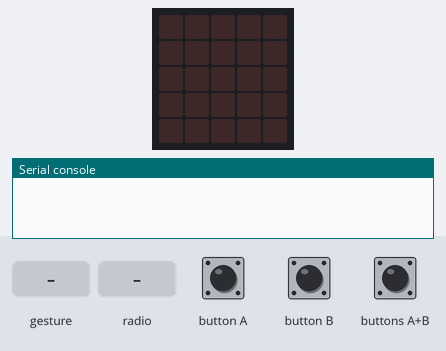
Bench run of a program on a simulated BBC micro:bit (MakeCode). Parts: the board's 5×5 LED display, the last lines printed to the serial console. Inputs (shaded band) come from the test bench. No radio messages arrive unless stated (any console line starting 'radio sent:' is added by the test bench); a tilt is held for 1.5 s and a shake lasts 1 s, then the board lies face up again.

Above: at 1.2 s.
1.3 s: button A pressed for 0.15 s
At 2.2 s:
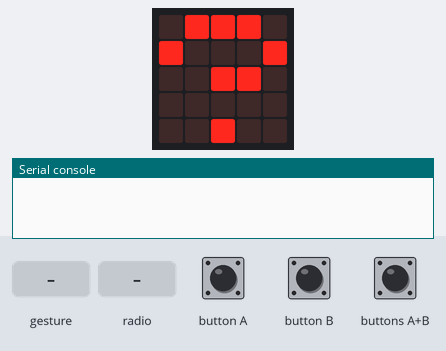
2.9 s: gesture 'screen down'
At 4.0 s:
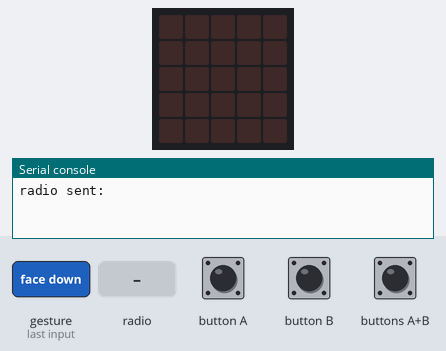
4.5 s: button B pressed for 0.15 s
At 5.8 s:
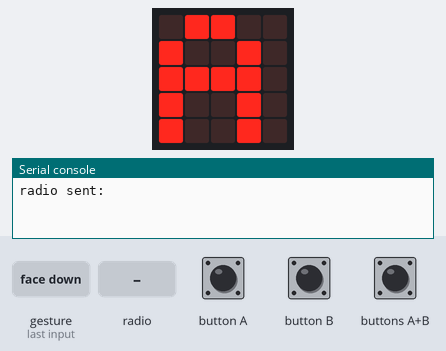
6.1 s: radio message "1" arrives
At 7.3 s:
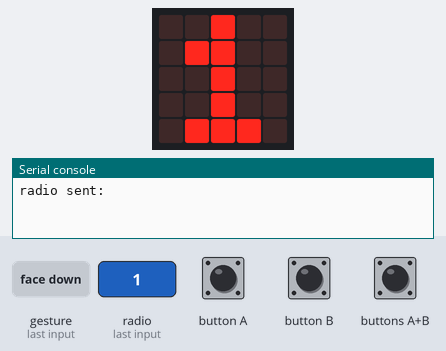
7.6 s: button B pressed for 0.15 s
At 8.2 s:
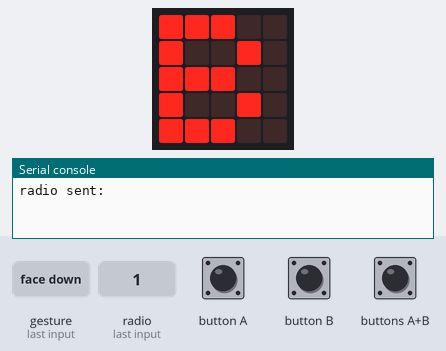
9.2 s: button B pressed for 0.15 s
At 10.6 s:
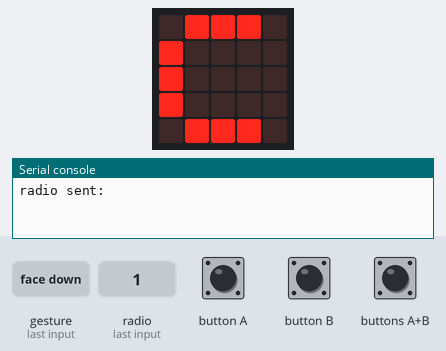
Timing chart, 0 to 11.8 s (numbered marks = the images above; inputs shaded):
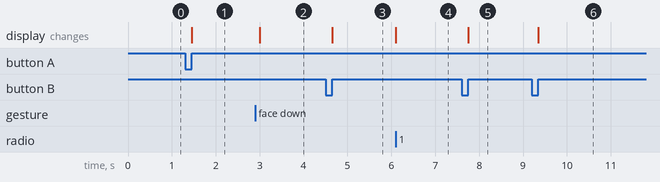

Measured:
- after the input at 1.3 s, the display: changes after 0.15 s (image 1)
- after the input at 2.9 s, the display: changes after 0.10 s (image 2)
- after the input at 4.5 s, the display: changes after 0.15 s (image 3)
- after the input at 6.1 s, the display: changes at once (image 4)
- after the input at 7.6 s, the display: changes after 0.15 s (image 5)
- after the input at 9.2 s, the display: changes after 0.15 s (image 6)

The program:

main.ts
```typescript
input.onGesture(Gesture.ScreenDown, function () {
    radio.sendString(Text)
    basic.clearScreen()
    Text = ""
})
input.onButtonPressed(Button.A, function () {
    Position += -1
    if (Position == -1) {
        Position = 27
    }
    Buchstabe = ABC.charAt(Position)
    basic.showString(Buchstabe)
})
input.onButtonPressed(Button.AB, function () {
    Text += Buchstabe
})
radio.onReceivedString(function (receivedString) {
    alter_Text = ""
    basic.showString(receivedString)
})
input.onButtonPressed(Button.B, function () {
    Position += 1
    if (Position == 28) {
        Position = 0
    }
    Buchstabe = ABC.charAt(Position)
    basic.showString(Buchstabe)
})
let alter_Text = ""
let Buchstabe = ""
let Text = ""
let Position = 0
let ABC = ""
ABC = "ABCDEFGHIJKLMNOPQRSTUVWXYZ!?123"
Position = 0
radio.setGroup(10)
```

test.ts
```typescript
// Hier kann man Tests durchführen; diese Datei wird nicht kompiliert, wenn dieses Paket als Erweiterung verwendet wird.
```
